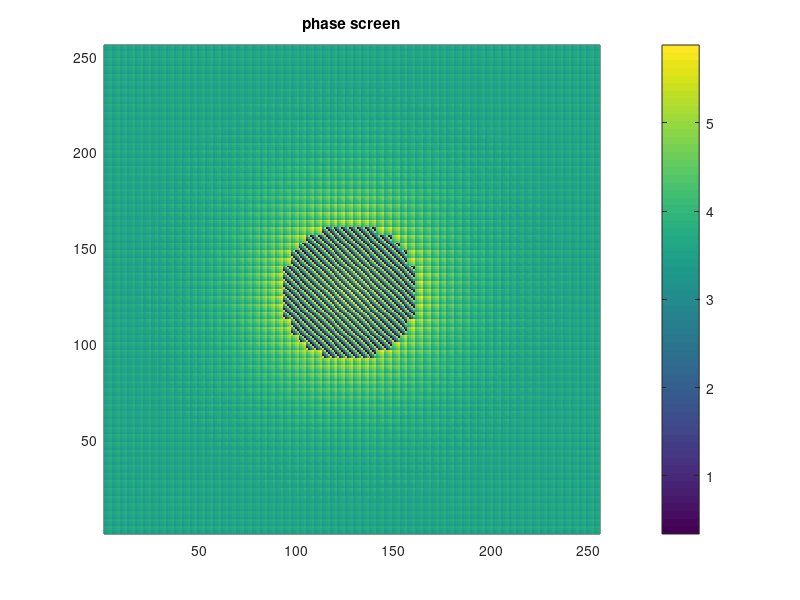
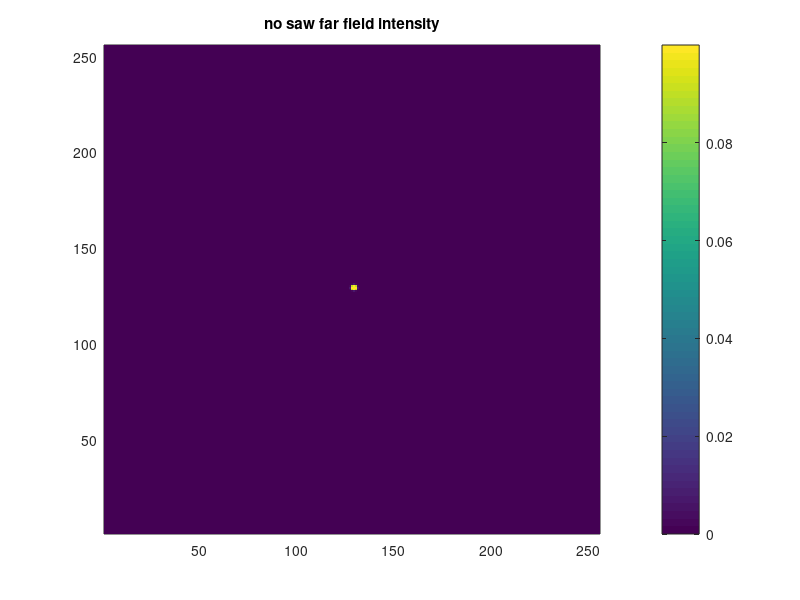
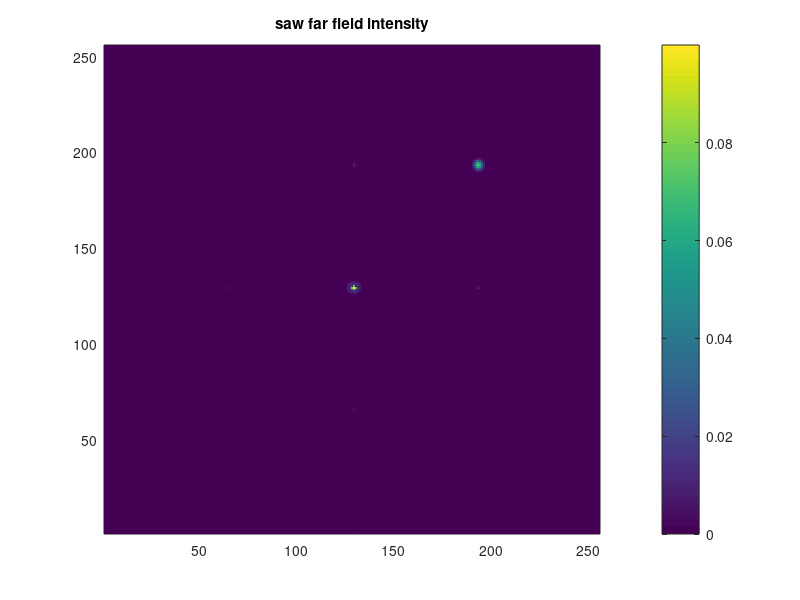

Recreate these plots in MATLAB, in order.
% Stephen Guth, USNA, 12/03/2015, implementing Hyde, Basu, Voelz, and Xiao
% (2015).
%
% Script to generate sawtooth-displaced [mgsm] phase screens
%
% Define terms:
%
% mask - the full size grid controlling phase
% saw - the full size grid controlling amplitude
% F - the full size grid correcting the phase distortions due to saw
% screen - the full grid controlling both phase and amplitde
% reducedN - the "small grid" over which the saw heights are defined.  In
%   practice, we don't care much about this.
% kernel - also window, the coherence function convolved with random noise
%   to produce the grid phi_0

%
% Algorithm steps:
% 1) Set parameters
% 2) Create the window function (or kernel)
% 3) Voodoo magic to find h(x, y)  [Not important]
% 4) Create the sawtooth using h(x, y)
% 5) Create the sawtooth correction
% 6) Create and save each screen by convoling the kernel with circularly
%   complex Gaussian noise, and then adding the sawtooth and sawtooth
%   correction
% 7) Plots!
%

N = 256;            % SLM grid size
d = 4;              % Sawtooth length
Ufactor = 0.7;      % Voodoo from the blackest depths

M = 40;             % Puts the M in MGSM
Corr_width_2 = 64;  % MGSM correlation length squared, in pixels
deltax = 4;         % BGSM ring parameter
Beta = 4;           % BGSM ring parameter
l = 1;              % vortex parameter, roughly "number of turns"

numScreens = 1;

reducedN = floor(N/d);
[xx, yy] = ndgrid(1:N, 1:N);

%
% Make the convolution kernal for the phase relations
% 'kernel' and 'window' are the same thing.
%

r = size(xx, 1)/2;       % choose center of grid
c = size(yy, 2)/2;
rho = sqrt((xx-r).^2 + (yy-c).^2);
rho2 = (xx-r).^2 + (yy-c).^2;
theta = atan2(xx-r, yy-c);

windowx = zeros(size(rho));
windowName = 'default';         % for output naming

kernelType = 'other';
switch kernelType
    case 'mgsm'
        for m = 1:1:M;         % add in additional windows
            window_m = factorial(M)/factorial(m)/factorial(M-m)*(-1)^(m-1)/m ...
                *exp(-rho.^2/(2*m*Corr_width_2));
            windowx = windowx + window_m;

            cc = factorial(M)/factorial(m)/factorial(M-m)*(-1)^(m-1)/m;
        end
        windowName = sprintf('mgsm_%d_%d', Corr_width_2, M);
    
    case 'ring'
        param1 = Beta*rho/deltax;
        param2 = rho.^2/(2*deltax^2); 
        windowx = besselj(0,param1).*exp(-param2);
        windowName = sprintf('ring_%d_%d', deltax, Beta);
        
    case 'vortex'
        windowx = exp(-rho2/(2*Corr_width_2));
        prefactor = -sqrt(1/(2*pi))*rho/sqrt(Corr_width_2).* ...
            exp(-rho2/(4*Corr_width_2));
        for m = 1:1:M;        % add in additional windows
            window_m = prefactor.*(1/m)*(-1i)^(m*l).*sin(m*l*theta).*...
                 (besseli((m*l-1)/2, rho2/(4*Corr_width_2)) - ...
                  besseli((m*l+1)/2, rho2/(4*Corr_width_2)));

            windowx = windowx + window_m;
        end
        windowName = sprintf('vortex_%d_%d', l, Corr_width_2);
        
    case 'swirl'
        windowx = exp(-rho2/(2*Corr_width_2));
        windowv = (-1i)^l*pi^(1/2)*rho/(2*sqrt(2)*sqrt(Corr_width_2)).* ...
                exp(-rho2/(4*Corr_width_2)).*...
                    (besseli((l-1)/2, rho2/(4*Corr_width_2)) - ... 
                     besseli((l+1)/2, rho2/(4*Corr_width_2))).* ...
                cos(l*theta);
        windowx = windowx + windowv;
        windowName = sprintf('swirl_%d_%d', l, Corr_width_2);
        
    %
    % If you make a new window function, put it here in a new [case 'foo']
    % block.  Select if by changing [kernelType = 'foo'] above the switch
    % block.
    %
        
    otherwise
        warning('No instructions for making the %s kernel yet!', kernelType);
        
end

%
% Calculate the weird Airy Stuff
%

rad = 32;
airyStuff = airy(0, rho/rad);
[rXX, rYY] = ndgrid(1:reducedN, 1:reducedN);
rXX = (rXX - reducedN/2)*d;
rYY = (rYY - reducedN/2)*d;
rRho = sqrt(rXX.^2 + rYY.^2);
redAiryStuff = airy(0, rRho/rad);

%
% Normalize the window function, then save its power spectrum.
%

window = windowx;
fullNormFactor = sum(window(:));
kernel = window/fullNormFactor;
sqrtPhi = fft2(kernel);

%
% Name the folder where the screens are gonna go
%

outputFolder = sprintf('Output\\Saw_%s\\', windowName);
mkdir(outputFolder);

%
% Calculate the amplitude relations.
%
% Inverting H (to go from field ratios to h) is not quite as simple as
% Voelz makes it out to be.
%
% I don't have much flexibility to pick U, and still get h to converge.  U
% must be less than or equal to 1.
%
% Voelz takes U from the complex screen amplitudes in a way that I don't
% entirely understand.  That step remains unimplemented.
%
% hbar = h/lambda;
%

%U = Ufactor*ones(reducedN,reducedN);
U = abs(redAiryStuff);

H = @(x) sinc(pi*(1 - x));
x0 = 0.1; % guess
hbar = zeros(reducedN,reducedN);
for k = 1:reducedN
    for j = 1:reducedN
        hbar(k, j) = fzero( @(x)(H(x)-U(k,j)), x0 );
    end
end

%
% Build the saw
%

sawInterval = linspace(0, 1, d);
[sawXX, sawYY] = ndgrid(sawInterval, sawInterval);
sawTemplate = (sawXX+sawYY)*pi*2;

saw = zeros(N, N);
for k = 1:reducedN
    for j = 1:reducedN
        sawBlockXX = (k-1)*d + (1:d);
        sawBlockYY = (j-1)*d + (1:d);
        saw(sawBlockXX, sawBlockYY) = sawTemplate*hbar(k,j);
    end
end
sawPhase = saw;

%
% Correct the phase from the saw distortion
%

F = zeros(N, N);
for k = 1:reducedN
    for j = 1:reducedN
        sawBlockXX = (k-1)*d + (1:d);
        sawBlockYY = (j-1)*d + (1:d);
        F(sawBlockXX, sawBlockYY) = exp(-1i*pi*(1-hbar(k, j)));
    end
end
FPhase = angle(F);

%
% Make each screen
%

for k = 1:numScreens
    
    %
    % Fourier method for randomness.
    % If you prefer the convolution method, comment out the line with
    % ifft2() and replace it with the conv2() line
    %
    
    r = randn(N, N) + 1i*randn(N, N);
    mask = ifft2(r.*sqrtPhi);
    %mask = conv2(r, kernel, 'same');
    
    %maskPhase = angle(mask);
    
    %mask = airy(1, rho/64);
    %maskPhase = angle(mask);
    maskPhase = angle(airyStuff);
    
    
    %
    % Put it all together
    %
    
    screen = mod(maskPhase, 2*pi);
    sawScreen = mod(maskPhase + sawPhase + FPhase, 2*pi);
    figname = sprintf('%svoelz_%s_num_%d.bmp', outputFolder, windowName, k);
    imwrite(sawScreen/(2*pi),figname, 'bmp');
end


%
% Simulation Stuff
%

doSim = true;
if doSim
    A = 1;          % normalization thing
    b = N/4;        % incoming beam radius
    rr2 = ((xx-N/2).^2 + (yy-N/2).^2);
    gBeam = A*exp(-rr2/b^2);    % Gaussian illumination of SLM
    uBeam = ones(size(rr2));    % Uniform illumination of SLM
    beam = gBeam;
    beam = beam/sum(beam(:));   % Normalization for prettier plotting

    noSawFarField = fftshift(fft2(exp(1i*screen).*beam));
    noSawFarIntensity = abs(noSawFarField).^2;

    sawFarField = fftshift(fft2(exp(1i*sawScreen).*beam));
    sawFarIntensity = abs(sawFarField).^2;

    figure(1);
    clf;
    pcolor(abs(sawScreen));
    shading flat
    title('phase screen')
    colorbar();

    maxIntensity = max(max(noSawFarIntensity(:)), max(sawFarIntensity(:)));

    figure(2)
    clf
    pcolor(noSawFarIntensity);
    shading flat
    title('no saw far field intensity');
    caxis([0 maxIntensity*1e-1])
    colorbar();

    figure(3)
    clf
    pcolor(sawFarIntensity);
    shading flat
    title('saw far field intensity');
    caxis([0 maxIntensity*1e-1])
    colorbar();
end